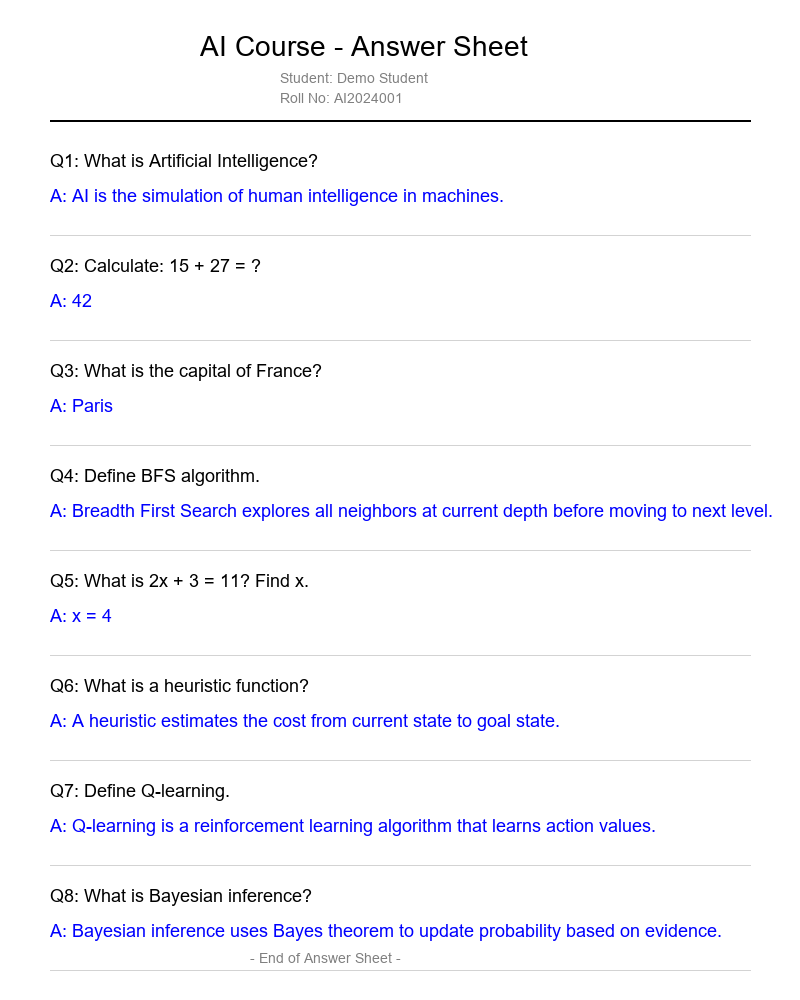
#> input picture sample_answer_sheet.png, 800 x 1000 px
$ python -i ocr_engine.py   (imports and definitions only)
#> lines starting #> are read from the running program, lines starting #| are printed output that depends on the picture
"""
OCR Engine - Extract text from images
=====================================
Uses pytesseract for OCR with preprocessing for better accuracy.

Syllabus Coverage:
- Unit III: Bayesian confidence scoring for OCR accuracy
"""

import os
import re

# Try to import pytesseract, fall back to simulation if not available
try:
    import pytesseract
    from PIL import Image, ImageFilter, ImageEnhance
    TESSERACT_AVAILABLE = True
except ImportError:
    TESSERACT_AVAILABLE = False
    print("Note: pytesseract not installed. Using simulated OCR.")


class OCREngine:
    """
    Optical Character Recognition Engine
    Extracts text from answer sheet images
    """

    def __init__(self):
        self.confidence_threshold = 0.7

    def preprocess_image(self, image_path):
        """
        Preprocess image for better OCR accuracy
        - Convert to grayscale
        - Enhance contrast
        - Apply sharpening
        """
#> called with image_path = '../sample_answer_sheet.png'
        if not TESSERACT_AVAILABLE:
            return None

        image = Image.open(image_path)
#> image is the input picture: PIL image 800x1000 RGB; mean R, G, B 247.6, 247.6, 251.3

        # Convert to grayscale
        image = image.convert('L')
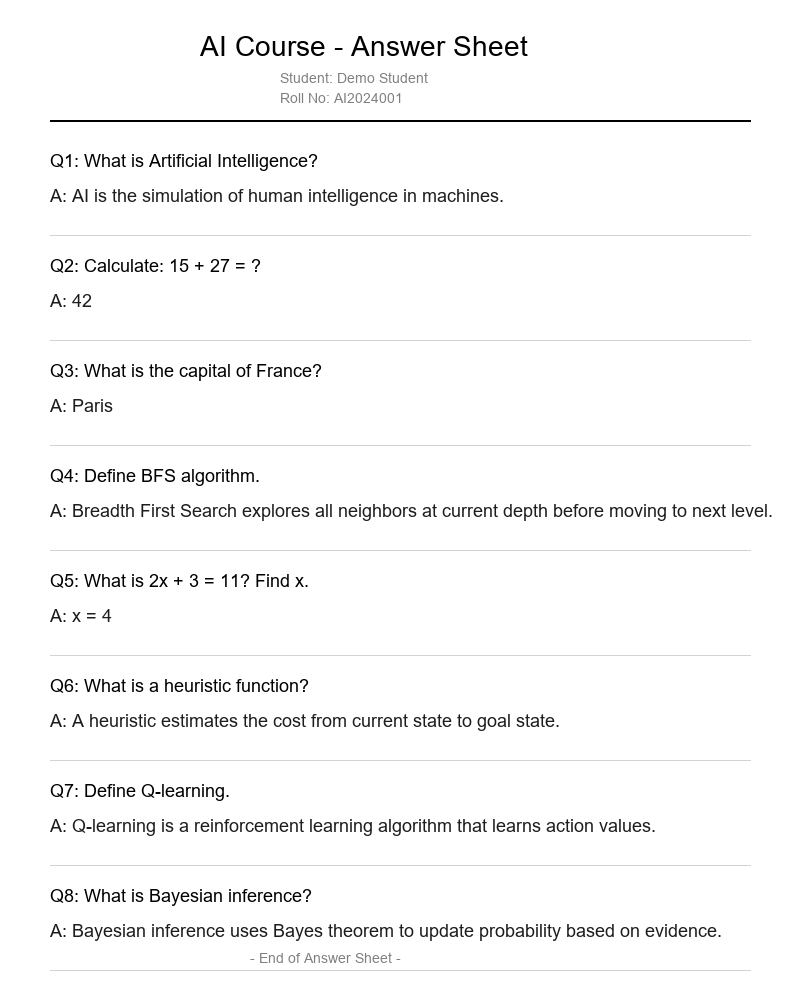
#> image: PIL image 800x1000 L; min 0, max 255, mean 248.1

        # Enhance contrast
        enhancer = ImageEnhance.Contrast(image)
        image = enhancer.enhance(2.0)
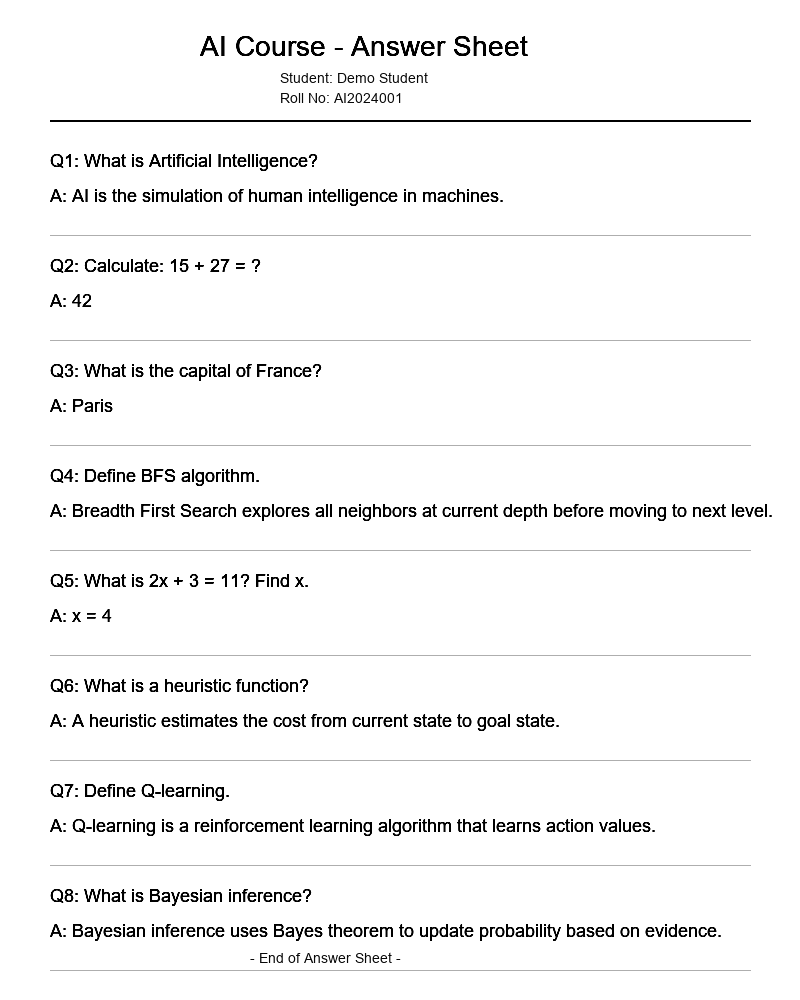
#> image: PIL image 800x1000 L; min 0, max 255, mean 245.6

        # Sharpen
        image = image.filter(ImageFilter.SHARPEN)

        return image

    # [119 lines left out: functions extract_text, clean_text, get_simulated_text, get_confidence_scores, get_simulated_confidence, not called in this run]


# For testing
# [17 lines not run here, left out]

>>> result = OCREngine().preprocess_image('../sample_answer_sheet.png')
